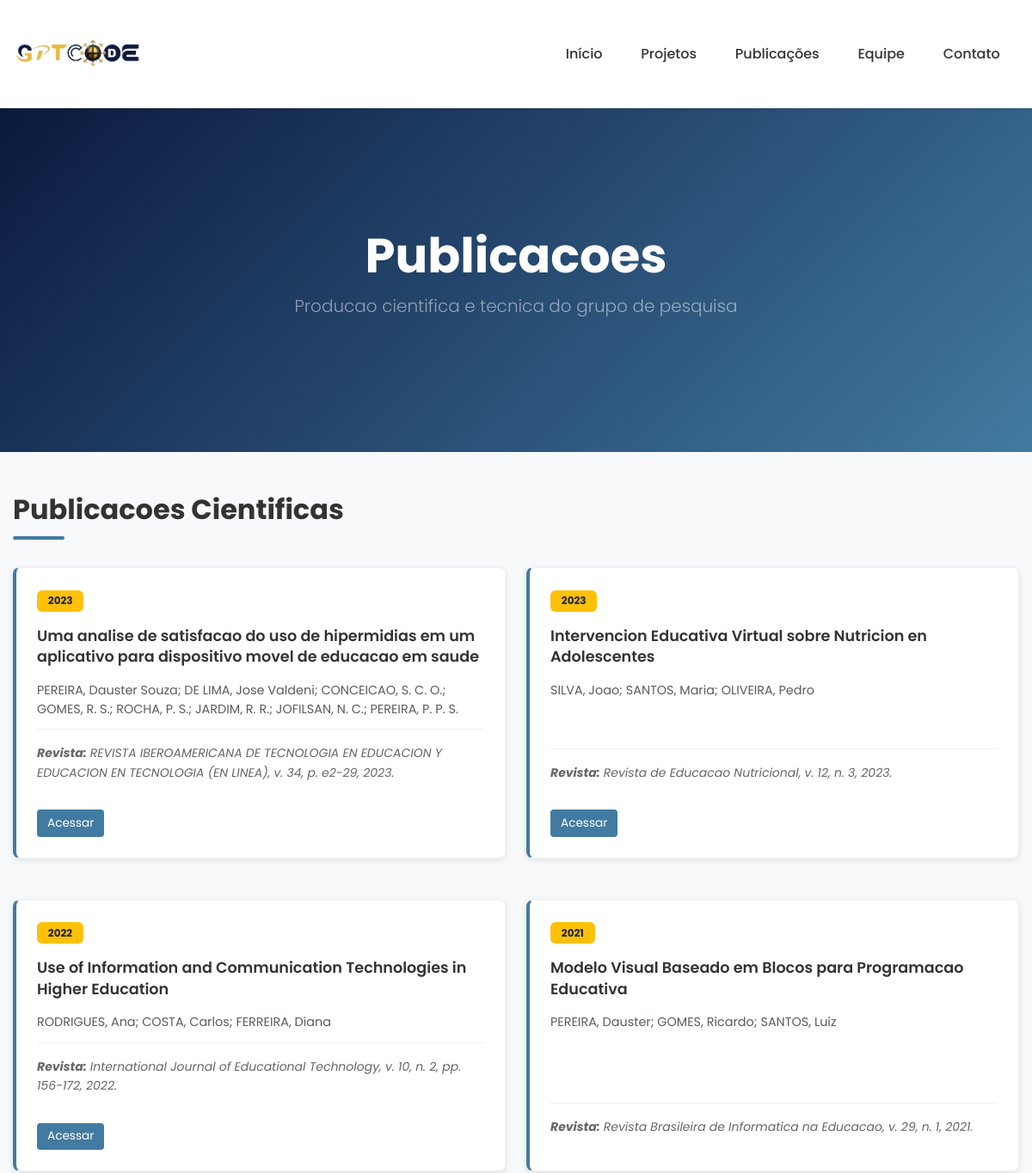
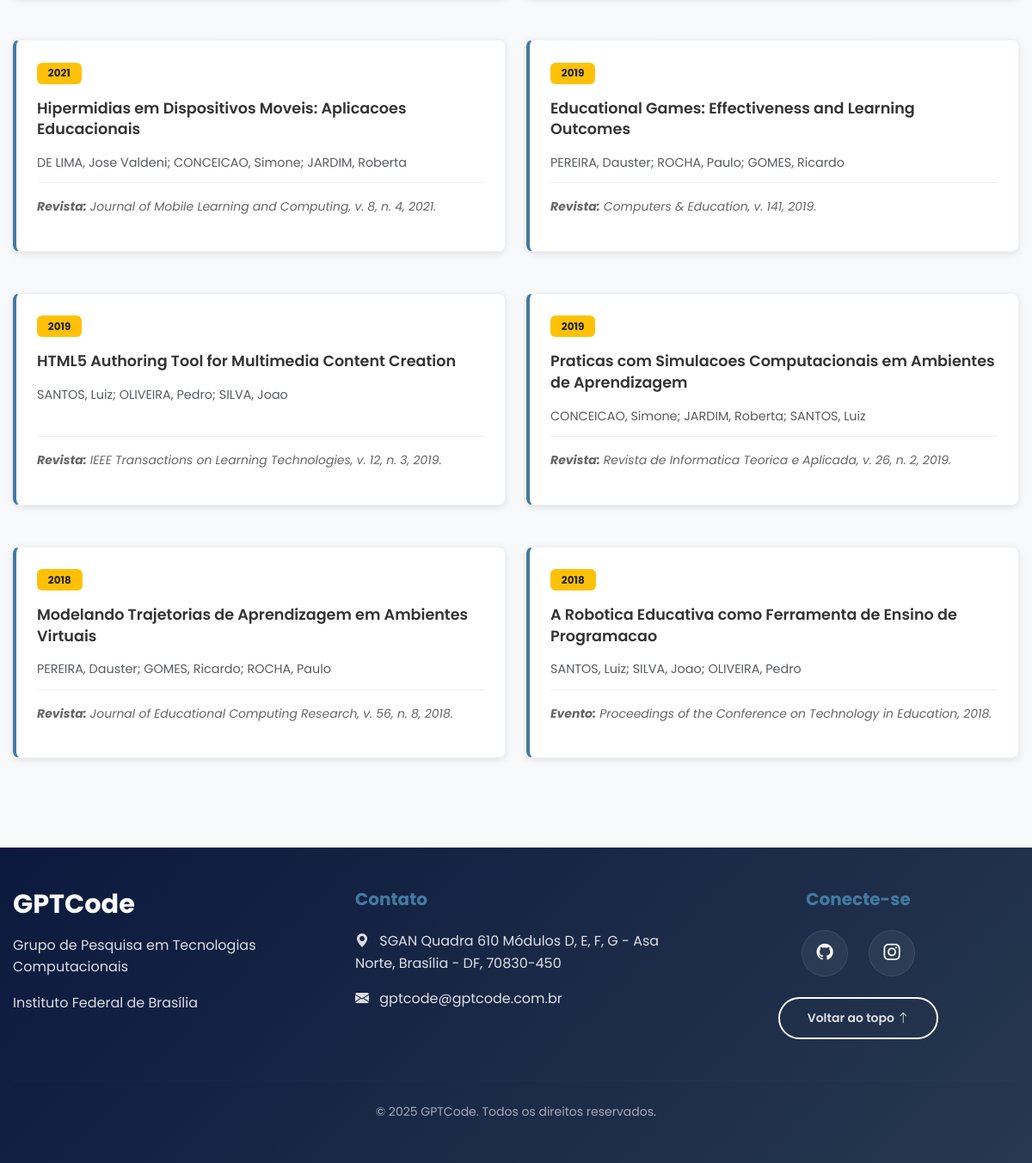
Page /publicacoes on the committed database (2 pictures, top to bottom).
### tables this page shows
CREATE TABLE configuracao (
    chave           TEXT    PRIMARY KEY
                            CHECK (chave GLOB '[a-z]*' AND chave NOT GLOB '*[^a-z0-9_]*'),
    valor           TEXT    NOT NULL DEFAULT '',
    atualizado_em   TEXT    NOT NULL DEFAULT (datetime('now')),
    atualizado_por  INTEGER REFERENCES usuario(id) ON DELETE SET NULL
);

CREATE TABLE publicacao (
    id              INTEGER PRIMARY KEY AUTOINCREMENT,
    titulo          TEXT    NOT NULL COLLATE NOCASE CHECK (length(trim(titulo)) >= 5),
    ano             INTEGER NOT NULL CHECK (ano BETWEEN 1950 AND 2100),
    tipo            TEXT    NOT NULL DEFAULT 'artigo'
                            CHECK (tipo IN ('artigo', 'anais', 'capitulo', 'livro', 'resumo',
                                            'dissertacao', 'tese', 'relatorio', 'outro')),
    veiculo         TEXT,
    doi             TEXT    UNIQUE CHECK (doi IS NULL OR doi LIKE '10.%/%'),
    url             TEXT    CHECK (url IS NULL OR url LIKE 'http://%' OR url LIKE 'https://%'),
    projeto_id      INTEGER REFERENCES projeto(id) ON DELETE SET NULL,
    ordem_exibicao  INTEGER NOT NULL DEFAULT 0 CHECK (ordem_exibicao >= 0),
    criado_em       TEXT    NOT NULL DEFAULT (datetime('now')),
    atualizado_em   TEXT    NOT NULL DEFAULT (datetime('now')),
    criado_por      INTEGER REFERENCES usuario(id) ON DELETE SET NULL,
    atualizado_por  INTEGER REFERENCES usuario(id) ON DELETE SET NULL,
    -- regra de negocio: a mesma obra nao e cadastrada duas vezes no mesmo ano
    UNIQUE (titulo, ano)
);

### backend/app.py (the view)
@app.route("/publicacoes")
def publicacoes():
    db = get_db()
    return render_template("publicacoes.html", cfg=repo.obter_configuracoes(db), publicacoes=repo.listar_publicacoes(db))

### backend/app.py (called while the page is built, shortened)
@app.context_processor
def contexto_templates():
    contexto = {
        "admin_logged_in": bool(getattr(g, "admin_user", None)),
        "rotulos": {
            "modalidades": v.MODALIDADE_ROTULO,
            "status_projeto": v.STATUS_PROJETO_ROTULO,
            "tipos_publicacao": v.TIPO_PUBLICACAO_ROTULO,
            "tipos_contato": v.TIPO_CONTATO_ROTULO,
            "papeis": v.PAPEIS_PARTICIPANTE,
        },
    }
    return contexto

### backend/auth.py (called while the page is built, shortened)
def carregar_usuario() -> None:
    g.admin_user = None
    g.admin_auth_error = None
    if not request.path.startswith(("/admin", "/api")):
        return

### backend/contexto.py (called while the page is built)
def get_db() -> sqlite3.Connection:
    if "db" not in g:
        g.db = connect()
    return g.db

def fechar_db(_erro=None) -> None:
    conexao = g.pop("db", None)
    if conexao is not None:
        conexao.close()

### backend/database.py (called while the page is built)
def db_path() -> Path:
    configurado = os.getenv("GPTCODE_DB_PATH", "").strip()
    return Path(configurado) if configurado else DATA_DIR / "gptcode.db"

def connect(caminho: Path | str | None = None) -> sqlite3.Connection:
    caminho = Path(caminho or db_path())
    caminho.parent.mkdir(parents=True, exist_ok=True)
    conn = sqlite3.connect(str(caminho), timeout=10)
    conn.row_factory = sqlite3.Row
    conn.execute("PRAGMA foreign_keys = ON")
    return conn

### backend/repositorio.py (called while the page is built)
def _autores_por_publicacao(conn, ids: list[int]) -> dict[int, list[dict]]:
    resultado: dict[int, list[dict]] = {i: [] for i in ids}
    if not ids:
        return resultado
    marcadores = ",".join("?" * len(ids))
    for linha in conn.execute(
        f"SELECT * FROM publicacao_autor WHERE publicacao_id IN ({marcadores}) "
        f"ORDER BY publicacao_id, ordem",
        ids,
    ):
        resultado[linha["publicacao_id"]].append(
            {"ordem": linha["ordem"], "nome_citacao": linha["nome_citacao"], "membro_id": linha["membro_id"]}
        )
    return resultado

def obter_configuracoes(conn) -> dict[str, str]:
    valores = {chave: "" for chave in v.CHAVES_CONFIGURACAO}
    for linha in conn.execute("SELECT chave, valor FROM configuracao"):
        if linha["chave"] in valores:
            valores[linha["chave"]] = linha["valor"]
    return valores

### frontend/templates/publicacoes.html (shortened to what this page needs)
{% extends 'base.html' %}
{% block extra_head %}
<link rel="stylesheet" href="{{ url_for('static', filename='css/publicacoes.css') }}" />
{% endblock %}
{% block content %}
<header class="page-header d-flex align-items-center full-width-section">
  <div class="container text-center">
    <h1 class="display-4 text-white fw-bold">{{ cfg.publications_page_title }}</h1>
    <p class="lead text-white-50">
      {{ cfg.publications_page_subtitle }}
    </p>
  </div>
</header>
<main class="py-5">
  <div class="container">
    <h2 class="section-title">{{ cfg.publications_section_title }}</h2>
    <div class="publications-grid">
      {% for publicacao in publicacoes %}
      <div class="publication-card" data-year="{{ publicacao.ano }}" data-tipo="{{ publicacao.tipo }}">
        <div class="card-header">
          <span class="badge bg-warning text-dark">{{ publicacao.ano }}</span>
        </div>
        <h5 class="card-title">{{ publicacao.titulo }}</h5>
        <p class="card-text text-muted small">
          {{ publicacao.autores_texto }}
        </p>
        {% if publicacao.veiculo %}
        <p class="card-journal small">
          <strong>{{ 'Evento' if publicacao.tipo == 'anais' else 'Revista' }}:</strong> {{ publicacao.veiculo }}
        </p>
        {% endif %}
        {% if publicacao.link %}
        <div class="card-actions">
          <a
            href="{{ publicacao.link }}"
            class="btn btn-sm btn-doi"
            target="_blank"
            rel="noopener noreferrer"
          >
            {{ 'DOI' if publicacao.doi else 'Acessar' }}
          </a>
        </div>
        {% endif %}
      </div>
      {% endfor %}
    </div>
  </div>
</main>
{% endblock %}

### frontend/static/css/main.css (style rules this page uses)
:root { --dark-blue: #0b193e; --medium-blue: #427aa1; --accent-gold: #6c757d; --accent-gold-dark: #343a40; --light-blue: #a5c9e0; --light-text: #f8f9fa; --dark-text: #212529; --font-family: "Poppins", sans-serif; --yellow: #ffcc00; --navbar-height: 110px; }
* { margin: 0; padding: 0; box-sizing: border-box; }
body { font-family: var(--font-family); color: var(--dark-text); line-height: 1.6; overflow-x: hidden; padding-top: var(--navbar-height); }
html { scroll-padding-top: calc(var(--navbar-height) + 1rem); }
.section-title { font-weight: 700; position: relative; padding-bottom: 1rem; margin-bottom: 2rem; }
.section-title::after { content: ""; position: absolute; bottom: 0; left: 0; width: 60px; height: 3px; background-color: var(--medium-blue); }
main { width: 100%; margin: 0; padding: 0; }
.publication-card { background: #ffffff; border-radius: 12px; padding: 1.5rem; margin-bottom: 1.5rem; transition: all 0.25s ease; border: 1px solid rgba(34, 41, 47, 0.06); box-shadow: 0 8px 22px rgba(16, 24, 32, 0.06); }
.page-header { height: 50vh; min-height: 360px; background: linear-gradient( 135deg, var(--dark-blue) 0%, var(--medium-blue) 100% ); position: relative; overflow: hidden; margin-top: 0; width: 100%; }
.page-header::before { content: ""; position: absolute; top: 0; left: 0; width: 100%; height: 100%; background-image: url("https://www.transparenttextures.com/patterns/connected.png"); opacity: 0.1; }
.page-header { margin-bottom: 0 !important; border-bottom: none !important; }
.page-header { width: 100%; margin: 0; padding: 2rem 0; background-color: var(--dark-blue); color: white; text-align: center; }
.full-width-section { position: relative; left: 50%; right: 50%; margin-left: -50vw; margin-right: -50vw; width: 100vw; }
body { background-color: #f8f9fa; }
.container { max-width: 1200px; margin: 0 auto; padding: 0 15px; }
@media (min-width: 1024px) and (max-width: 1439px) { .section-title { font-size: 2rem; } }
@media (min-width: 1024px) and (max-width: 1439px) { .py-5 { padding-top: 3rem !important; padding-bottom: 3rem !important; } }

### frontend/static/css/animacoes.css (style rules this page uses)
.glass-card, .member-card, .publication-item, .research-item, .card-lift, .project-card, .publication-card { transition: transform 0.3s ease, box-shadow 0.3s ease; }
.btn { transition: all 0.3s ease; }

### frontend/static/css/publicacoes.css (style rules this page uses)
.publications-grid { display: grid; grid-template-columns: repeat(2, 1fr); gap: 1.5rem; margin-bottom: 2rem; }
.section-title { font-size: 2rem; font-weight: 700; margin-bottom: 2rem; color: #333; position: relative; padding-bottom: 1rem; }
.section-title::after { content: ''; position: absolute; bottom: 0; left: 0; width: 60px; height: 4px; background: var(--medium-blue, #427aa1); border-radius: 2px; }
.publication-card { background: #fff; border-radius: 8px; padding: 1.5rem; box-shadow: 0 2px 8px rgba(0, 0, 0, 0.1); transition: all 0.3s ease; border-left: 4px solid var(--medium-blue, #427aa1); display: flex; flex-direction: column; }
.publication-card .card-header { margin-bottom: 1rem; }
.publication-card .card-header .badge { font-size: 0.75rem; padding: 0.4rem 0.8rem; }
.publication-card .card-title { font-size: 1.1rem; font-weight: 600; margin-bottom: 1rem; color: #333; line-height: 1.4; }
.publication-card .card-text { margin-bottom: 0.75rem; flex-grow: 1; font-size: 0.9rem; line-height: 1.5; }
.publication-card .card-journal { color: #666; font-style: italic; margin-top: auto; padding-top: 1rem; border-top: 1px solid #eee; }
.publication-card .card-actions { margin-top: 1rem; display: flex; gap: 0.5rem; flex-wrap: wrap; }
.publication-card .card-actions .btn { font-size: 0.85rem; padding: 0.35rem 0.75rem; }
.btn-doi { background-color: var(--medium-blue, #427aa1); color: white; border: none; text-decoration: none; transition: all 0.3s ease; }
@media (min-width: 1024px) and (max-width: 1439px) { .publications-grid { grid-template-columns: repeat(2, 1fr); gap: 1.5rem; } }
@media (min-width: 1024px) and (max-width: 1439px) { .publication-card { padding: 1.5rem; } }
@media (min-width: 1024px) and (max-width: 1439px) { .section-title { font-size: 2rem; } }

### rows in the picture
configuracao: publications_page_title "Publicacoes"
configuracao: publications_page_subtitle "Producao cientifica e tecnica do grupo de pesquisa"
configuracao: publications_section_title "Publicacoes Cientificas"
publicacao: ano "2023", titulo "Uma analise de satisfacao do uso de hipermidias em um aplicativo para dispositivo movel de educacao em saude", autores_texto "PEREIRA, Dauster Souza; DE LIMA, Jose Valdeni; CONCEICAO, S. C. O.; GOMES, R. S.; ROCHA, P. S.; JARDIM, R. R.; JOFILSAN, N. C.; PEREIRA, P. P. S.", tipo "Revista", veiculo "REVISTA IBEROAMERICANA DE TECNOLOGIA EN EDUCACION Y EDUCACION EN TECNOLOGIA (EN LINEA), v. 34, p. e2-29, 2023.", doi "Acessar"
publicacao: ano "2023", titulo "Intervencion Educativa Virtual sobre Nutricion en Adolescentes", autores_texto "SILVA, Joao; SANTOS, Maria; OLIVEIRA, Pedro", tipo "Revista", veiculo "Revista de Educacao Nutricional, v. 12, n. 3, 2023.", doi "Acessar"
publicacao: ano "2022", titulo "Use of Information and Communication Technologies in Higher Education", autores_texto "RODRIGUES, Ana; COSTA, Carlos; FERREIRA, Diana", tipo "Revista", veiculo "International Journal of Educational Technology, v. 10, n. 2, pp. 156-172, 2022.", doi "Acessar"
publicacao: ano "2021", titulo "Modelo Visual Baseado em Blocos para Programacao Educativa", autores_texto "PEREIRA, Dauster; GOMES, Ricardo; SANTOS, Luiz", tipo "Revista", veiculo "Revista Brasileira de Informatica na Educacao, v. 29, n. 1, 2021."
publicacao: ano "2021", titulo "Hipermidias em Dispositivos Moveis: Aplicacoes Educacionais", autores_texto "DE LIMA, Jose Valdeni; CONCEICAO, Simone; JARDIM, Roberta", tipo "Revista", veiculo "Journal of Mobile Learning and Computing, v. 8, n. 4, 2021."
publicacao: ano "2019", titulo "Educational Games: Effectiveness and Learning Outcomes", autores_texto "PEREIRA, Dauster; ROCHA, Paulo; GOMES, Ricardo", tipo "Revista", veiculo "Computers & Education, v. 141, 2019."
publicacao: ano "2019", titulo "HTML5 Authoring Tool for Multimedia Content Creation", autores_texto "SANTOS, Luiz; OLIVEIRA, Pedro; SILVA, Joao", tipo "Revista", veiculo "IEEE Transactions on Learning Technologies, v. 12, n. 3, 2019."
publicacao: ano "2019", titulo "Praticas com Simulacoes Computacionais em Ambientes de Aprendizagem", autores_texto "CONCEICAO, Simone; JARDIM, Roberta; SANTOS, Luiz", tipo "Revista", veiculo "Revista de Informatica Teorica e Aplicada, v. 26, n. 2, 2019."
publicacao: ano "2018", titulo "Modelando Trajetorias de Aprendizagem em Ambientes Virtuais", autores_texto "PEREIRA, Dauster; GOMES, Ricardo; ROCHA, Paulo", tipo "Revista", veiculo "Journal of Educational Computing Research, v. 56, n. 8, 2018."
publicacao: ano "2018", titulo "A Robotica Educativa como Ferramenta de Ensino de Programacao", autores_texto "SANTOS, Luiz; SILVA, Joao; OLIVEIRA, Pedro", tipo "Evento", veiculo "Proceedings of the Conference on Technology in Education, 2018."
